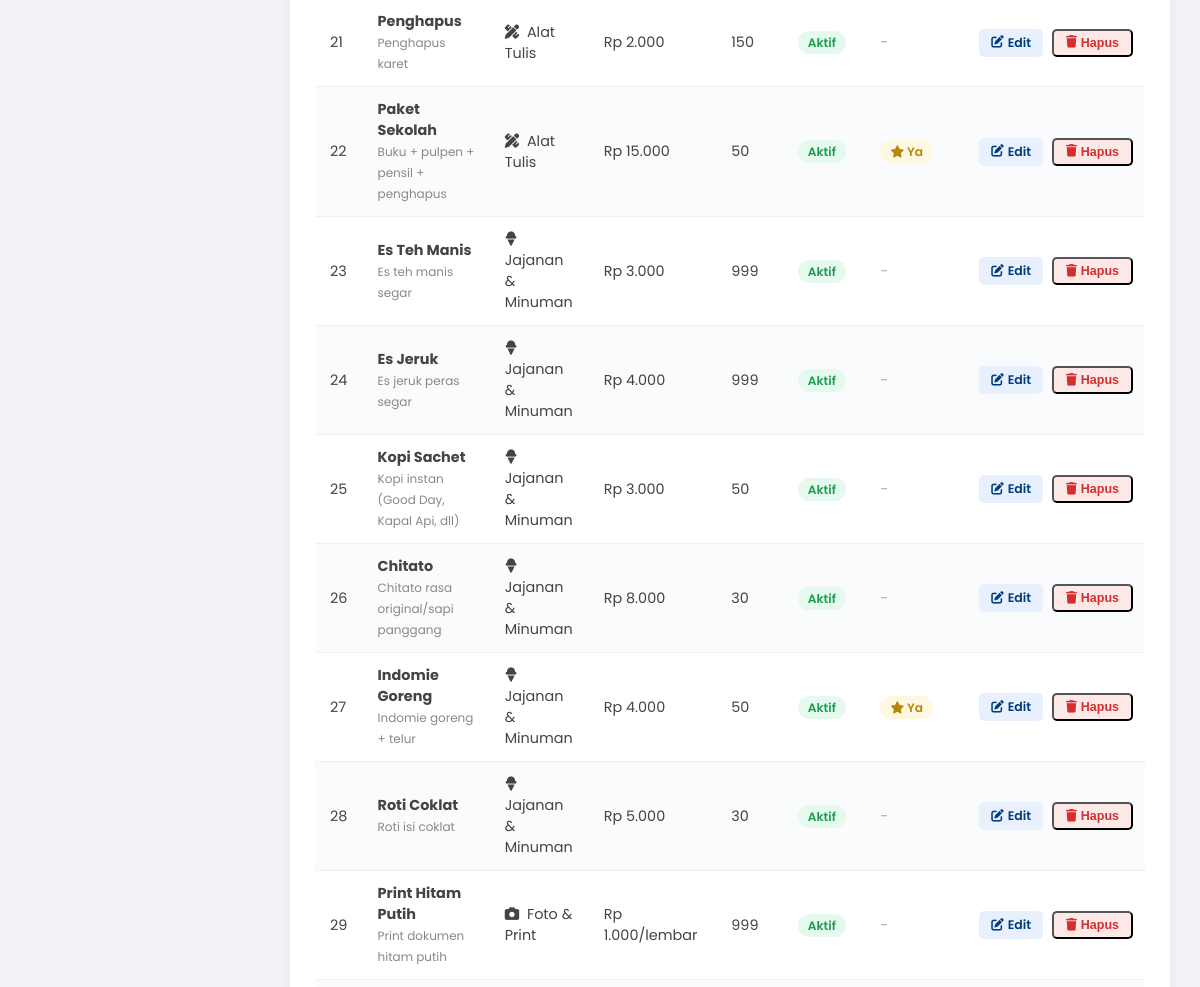
Page /admin/products (signed in, middle part) on the earlier database version.
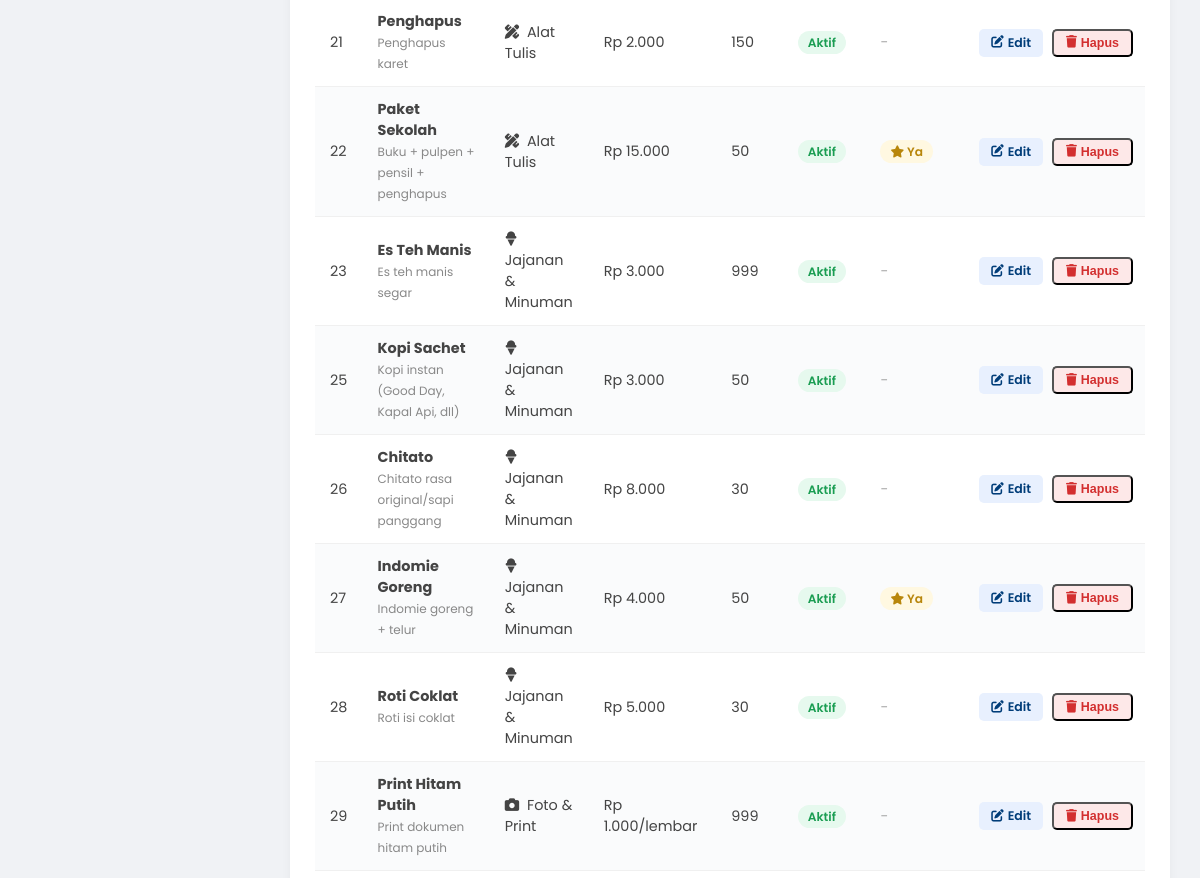
Same page on the later database version.
### tables this page shows
CREATE TABLE products (
        id INTEGER PRIMARY KEY AUTOINCREMENT,
        name TEXT NOT NULL,
        category_id INTEGER,
        price REAL DEFAULT 0,
        price_label TEXT,
        description TEXT,
        image_url TEXT,
        stock INTEGER DEFAULT 0,
        is_active INTEGER DEFAULT 1,
        is_featured INTEGER DEFAULT 0,
        created_at TIMESTAMP DEFAULT CURRENT_TIMESTAMP,
        FOREIGN KEY (category_id) REFERENCES categories(id) ON DELETE SET NULL
    );

CREATE TABLE categories (
        id INTEGER PRIMARY KEY AUTOINCREMENT,
        name TEXT NOT NULL,
        icon TEXT DEFAULT 'fas fa-box',
        description TEXT,
        sort_order INTEGER DEFAULT 0,
        is_active INTEGER DEFAULT 1,
        created_at TIMESTAMP DEFAULT CURRENT_TIMESTAMP
    );

### app.py (the view)
@app.route('/admin/products')
@admin_required
def admin_products():
    products = get_products(active_only=False)
    categories = get_categories(active_only=False)
    return render_template('admin/products.html', products=products, categories=categories)

### app.py (called while the page is built)
def admin_required(f):
    @wraps(f)
    def decorated(*args, **kwargs):
        if not session.get('admin_logged_in'):
            return redirect(url_for('admin_login'))
        return f(*args, **kwargs)
    return decorated

### database.py (called while the page is built)
def get_db():
    conn = sqlite3.connect(DB_PATH)
    conn.row_factory = sqlite3.Row
    conn.execute("PRAGMA journal_mode=WAL")
    conn.execute("PRAGMA foreign_keys=ON")
    return conn

def get_categories(active_only=True):
    conn = get_db()
    q = "SELECT * FROM categories"
    if active_only:
        q += " WHERE is_active=1"
    q += " ORDER BY sort_order"
    rows = conn.execute(q).fetchall()
    conn.close()
    return rows

### templates/admin/products.html (shortened to what this page needs)
<!DOCTYPE html>
<html lang="id">
<head>
    <link rel="stylesheet" href="https://cdnjs.cloudflare.com/ajax/libs/font-awesome/6.4.0/css/all.min.css">
    <link rel="stylesheet" href="/static/css/admin.css">
</head>
<body>
    <div class="main-content">
        <div class="card">
            <div class="table-wrapper">
                <table>
                    <tbody>
                        {% for p in products %}
                        <tr>
                            <td>{{ p.id }}</td>
                            <td>
                                <strong>{{ p.name }}</strong>
                                {% if p.description %}
                                <br><small style="color:#888;">{{ p.description[:50] }}{% if p.description|length > 50 %}...{% endif %}</small>
                                {% endif %}
                            </td>
                            <td>
                                {% if p.category_name %}
                                <i class="{{ p.category_icon or 'fas fa-tag' }}" style="margin-right:4px;"></i> {{ p.category_name }}
                                {% else %}
                                <span style="color:#aaa;">-</span>
                                {% endif %}
                            </td>
                            <td>
                                {% if p.price_label %}
                                {{ p.price_label }}
                                {% elif p.price and p.price > 0 %}
                                Rp {{ "{:,.0f}".format(p.price) }}
                                {% else %}
                                <span style="color:#aaa;">-</span>
                                {% endif %}
                            </td>
                            <td>{{ p.stock }}</td>
                            <td>
                                {% if p.is_active %}
                                <span class="badge badge-success">Aktif</span>
                                {% else %}
                                <span class="badge badge-danger">Nonaktif</span>
                                {% endif %}
                            </td>
                            <td>
                                {% if p.is_featured %}
                                <span class="badge badge-warning"><i class="fas fa-star"></i> Ya</span>
                                {% else %}
                                <span style="color:#aaa;">-</span>
                                {% endif %}
                            </td>
                            <td style="white-space:nowrap;">
                                <a href="{{ url_for('admin_product_edit', pid=p.id) }}" class="btn-action edit"><i class="fas fa-edit"></i> Edit</a>
                                <form method="POST" action="{{ url_for('admin_product_delete', pid=p.id) }}" style="display:inline;" onsubmit="return confirm('Yakin hapus produk \'{{ p.name }}\'?')">
                                    <button type="submit" class="btn-action delete"><i class="fas fa-trash"></i> Hapus</button>
                                </form>
                            </td>
                        </tr>
                        {% endfor %}
                    </tbody>
                </table>
            </div>
        </div>
    </div>
</body>
</html>

Differences in the rows shown:
removed products: id "24", name "Es Jeruk", description "Es jeruk peras segar", category_name "Jajanan & Minuman", price_label "Rp 4.000", stock "999", is_active "Aktif"
